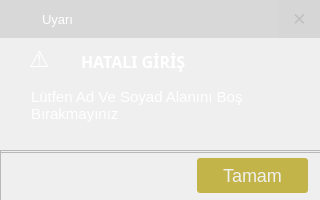
<?xml version="1.0" encoding="UTF-8"?>
<ui version="4.0">
 <class>warning</class>
 <widget class="QDialog" name="warning">
  <property name="geometry">
   <rect>
    <x>0</x>
    <y>0</y>
    <width>320</width>
    <height>200</height>
   </rect>
  </property>
  <property name="minimumSize">
   <size>
    <width>320</width>
    <height>200</height>
   </size>
  </property>
  <property name="maximumSize">
   <size>
    <width>320</width>
    <height>200</height>
   </size>
  </property>
  <property name="windowTitle">
   <string>Uyarı</string>
  </property>
  <property name="windowIcon">
   <iconset resource="../images.qrc">
    <normaloff>:/images/images/beulogo_login.png</normaloff>:/images/images/beulogo_login.png</iconset>
  </property>
  <property name="styleSheet">
   <string notr="true"/>
  </property>
  <widget class="QFrame" name="frame_2">
   <property name="geometry">
    <rect>
     <x>0</x>
     <y>0</y>
     <width>320</width>
     <height>38</height>
    </rect>
   </property>
   <property name="minimumSize">
    <size>
     <width>320</width>
     <height>0</height>
    </size>
   </property>
   <property name="maximumSize">
    <size>
     <width>320</width>
     <height>16777215</height>
    </size>
   </property>
   <property name="cursor">
    <cursorShape>ArrowCursor</cursorShape>
   </property>
   <property name="styleSheet">
    <string notr="true">QFrame{
background:rgba(0,0,0,0.1);
}
QFrame{
border-radius:none;
}

QFrame:hover{
background:rgba(0,0,0,0.2);
}</string>
   </property>
   <property name="frameShape">
    <enum>QFrame::StyledPanel</enum>
   </property>
   <property name="frameShadow">
    <enum>QFrame::Raised</enum>
   </property>
   <widget class="QLabel" name="label_3">
    <property name="geometry">
     <rect>
      <x>14</x>
      <y>3</y>
      <width>21</width>
      <height>31</height>
     </rect>
    </property>
    <property name="styleSheet">
     <string notr="true">background:transparent;</string>
    </property>
    <property name="text">
     <string>&lt;html&gt;&lt;head/&gt;&lt;body&gt;&lt;p&gt;&lt;img src=&quot;:/images/images/beulogo_login.png&quot;  width=&quot;21&quot; height=&quot;30&quot;/&gt;&lt;/p&gt;&lt;/body&gt;&lt;/html&gt;</string>
    </property>
   </widget>
   <widget class="QLabel" name="label_2">
    <property name="geometry">
     <rect>
      <x>42</x>
      <y>9</y>
      <width>61</width>
      <height>21</height>
     </rect>
    </property>
    <property name="font">
     <font>
      <pointsize>10</pointsize>
     </font>
    </property>
    <property name="styleSheet">
     <string notr="true">
color:white;
background:transparent;</string>
    </property>
    <property name="text">
     <string>Uyarı</string>
    </property>
   </widget>
   <widget class="QPushButton" name="btn_close">
    <property name="geometry">
     <rect>
      <x>279</x>
      <y>0</y>
      <width>41</width>
      <height>38</height>
     </rect>
    </property>
    <property name="font">
     <font>
      <pointsize>13</pointsize>
     </font>
    </property>
    <property name="cursor">
     <cursorShape>PointingHandCursor</cursorShape>
    </property>
    <property name="styleSheet">
     <string notr="true">QPushButton{
background:rgba(0, 0, 0,0.01);
color:silver;

border-radius:none;
}


QPushButton:hover{
background:red;
color:white
}</string>
    </property>
    <property name="text">
     <string>✕</string>
    </property>
   </widget>
  </widget>
  <widget class="QFrame" name="frame_3">
   <property name="geometry">
    <rect>
     <x>0</x>
     <y>150</y>
     <width>341</width>
     <height>51</height>
    </rect>
   </property>
   <property name="styleSheet">
    <string notr="true">background:white;
QPushButton{
background:rgb(83, 152, 255);
border-radius:10px;
color:#fff;
}

QPushButton:hover{
border:none;
background:rgb(68, 117, 222)
}</string>
   </property>
   <property name="frameShape">
    <enum>QFrame::StyledPanel</enum>
   </property>
   <property name="frameShadow">
    <enum>QFrame::Raised</enum>
   </property>
   <widget class="QPushButton" name="btn_tamam">
    <property name="geometry">
     <rect>
      <x>197</x>
      <y>8</y>
      <width>111</width>
      <height>35</height>
     </rect>
    </property>
    <property name="cursor">
     <cursorShape>PointingHandCursor</cursorShape>
    </property>
    <property name="styleSheet">
     <string notr="true">
QPushButton{
background:#c2b448;
border-radius:3px;
color:rgb(240, 240, 240);
font-size:18px;
}

QPushButton:hover{
background:#9f923a;
color:white;
font-size:19px;
 }</string>
    </property>
    <property name="text">
     <string>Tamam</string>
    </property>
   </widget>
  </widget>
  <widget class="QFrame" name="frame">
   <property name="geometry">
    <rect>
     <x>-5</x>
     <y>-8</y>
     <width>335</width>
     <height>161</height>
    </rect>
   </property>
   <property name="styleSheet">
    <string notr="true">QFrame{
background:url(:/images/images/warning_back2.png);
}
QFrame:hover{
background:#9c8d39;
}</string>
   </property>
   <property name="frameShape">
    <enum>QFrame::StyledPanel</enum>
   </property>
   <property name="frameShadow">
    <enum>QFrame::Raised</enum>
   </property>
   <widget class="QLabel" name="label_6">
    <property name="geometry">
     <rect>
      <x>86</x>
      <y>54</y>
      <width>131</width>
      <height>31</height>
     </rect>
    </property>
    <property name="font">
     <font>
      <family>Segoe UI Semilight</family>
      <pointsize>12</pointsize>
      <weight>75</weight>
      <bold>true</bold>
      <underline>false</underline>
     </font>
    </property>
    <property name="styleSheet">
     <string notr="true">
color:white;
background:transparent;</string>
    </property>
    <property name="text">
     <string>HATALI GİRİŞ</string>
    </property>
   </widget>
   <widget class="QLabel" name="label_7">
    <property name="geometry">
     <rect>
      <x>34</x>
      <y>41</y>
      <width>41</width>
      <height>51</height>
     </rect>
    </property>
    <property name="font">
     <font>
      <pointsize>17</pointsize>
      <weight>50</weight>
      <italic>false</italic>
      <bold>false</bold>
      <underline>false</underline>
      <strikeout>false</strikeout>
      <kerning>true</kerning>
     </font>
    </property>
    <property name="styleSheet">
     <string notr="true">
color:white;
background:transparent;</string>
    </property>
    <property name="text">
     <string>⚠</string>
    </property>
   </widget>
   <widget class="QPlainTextEdit" name="txt_error">
    <property name="enabled">
     <bool>false</bool>
    </property>
    <property name="geometry">
     <rect>
      <x>32</x>
      <y>92</y>
      <width>281</width>
      <height>61</height>
     </rect>
    </property>
    <property name="font">
     <font>
      <pointsize>11</pointsize>
     </font>
    </property>
    <property name="styleSheet">
     <string notr="true">QPlainTextEdit{
background:transparent;
border:none;
color:white;}

QPlainTextEdit:hover{
color:white;
}</string>
    </property>
    <property name="plainText">
     <string>Lütfen Ad Ve Soyad Alanını Boş Bırakmayınız</string>
    </property>
   </widget>
  </widget>
  <zorder>frame</zorder>
  <zorder>frame_2</zorder>
  <zorder>frame_3</zorder>
 </widget>
 <resources>
  <include location="../images.qrc"/>
 </resources>
 <connections/>
</ui>
